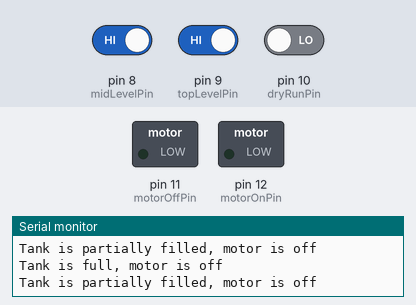
Recording of a sketch running on a simulated Arduino Uno, built with avr-gcc and run on an emulated ATmega328P. Shown: switched loads named in the sketch (green lamp = pin HIGH), the last lines printed to the serial monitor. The test bench sets the inputs (shaded band); at power-on: pin 8 (midLevelPin) HIGH, pin 9 (topLevelPin) HIGH, pin 10 (dryRunPin) LOW.

Above: at 1.2 s.
1.3 s: pin 8 (midLevelPin) driven LOW
4.3 s: pin 9 (topLevelPin) driven LOW
At 4.8 s:
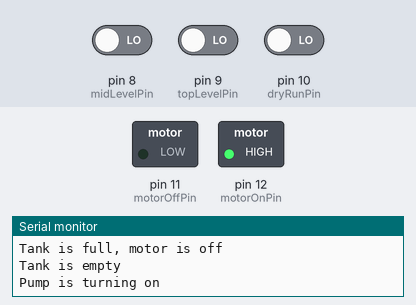
5.8 s: pin 10 (dryRunPin) driven HIGH
7.8 s: pin 9 (topLevelPin) driven HIGH
At 8.2 s:
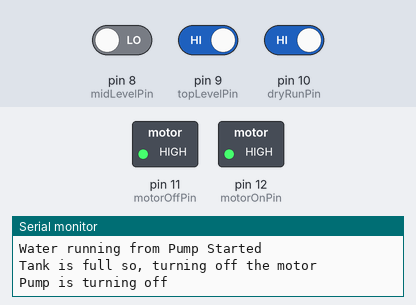
10.8 s: pin 8 (midLevelPin) driven HIGH
At 12.8 s:
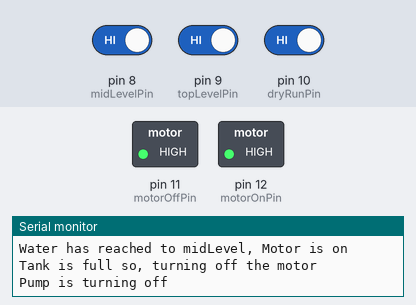
13.3 s: pin 9 (topLevelPin) driven LOW and pin 10 (dryRunPin) driven LOW
At 14.3 s:
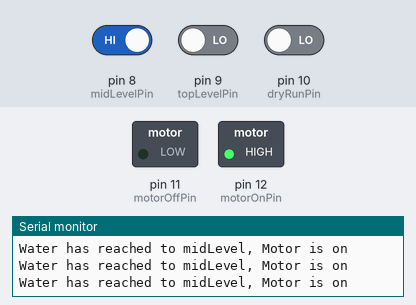
Timing chart, 0 to 16.3 s (numbered marks = the images above; inputs shaded):
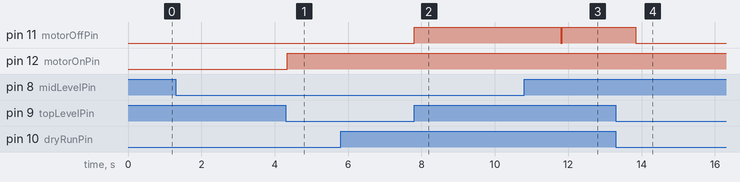

The sketch:

smart_water_tank_automation.ino
```cpp
//  smart water tank automation
//  Code Developer Aman Singh
//  Version 1.1

//  motor on 12
//  motor off 11
//  DR 10
//  TopLevel 9
//  MidLevel 8
//  LowLevel VCC

const int motorOnPin = 12;
const int motorOffPin = 11;
const int dryRunPin = 10;
const int topLevelPin = 9;
const int midLevelPin = 8;

bool waterRunning = false;

void setup() {
  // put your setup code here, to run once:
  pinMode (motorOnPin, OUTPUT);
  pinMode (motorOffPin, OUTPUT);
  pinMode (dryRunPin, INPUT);
  pinMode (topLevelPin, INPUT);
  pinMode (midLevelPin, INPUT);

  Serial.begin(9600);

  Serial.println("Water tank automation Started");
}

//function for turinig on motors
void MotorOn() {
  Serial.println("Pump is turning on");
  digitalWrite(motorOnPin, HIGH);
  delay(2000);
  digitalWrite(motorOffPin, LOW);
}

//function for turning off motors
void MotorOff() {
  Serial.println("Pump is turning off");
  digitalWrite(motorOffPin, HIGH);
  delay(2000);
  digitalWrite(motorOffPin, LOW);
}

//function to check if water is coming or not

bool dryRunTest(){
    Serial.println("checking if water from pump is coming or not:");
    for (int i = 0 ; i < 60; i++) {

      Serial.print("t minus ");
      Serial.print(60-i);
      Serial.print(" seconds \n");

        int test = digitalRead(dryRunPin);
        if (test == 1) {

            Serial.println("Water running from Pump Started");
            return true;
          }
          delay(1000);
      }
     Serial.println("Water not running from pump");
     return false;
  }

void loop() {
  //this will ensure that the code will run every 1 second
  //delay(1000);
  int dryRun = digitalRead(dryRunPin);
  int topLevel = digitalRead(topLevelPin);
  int midLevel = digitalRead(midLevelPin);

   if (dryRun == 0 && topLevel == 0 && midLevel == 0){
    Serial.println("Tank is empty");
      MotorOn();
      waterRunning = dryRunTest();

      //this will turn off the motor if there is no water running withing 1 min.
      if (!waterRunning){
          MotorOff();
        }
      //remember that later to add some delay
    }

  //if water is running and it reached to mid level
  if (waterRunning && midLevel == 1){
      Serial.println("Water has reached to midLevel, Motor is on");
      //add leds here to make it more interactive
    }
  //if water is running and tank is full
  if (waterRunning && topLevel == 1){
    Serial.println("Tank is full so, turning off the motor");
      MotorOff();
    }
  //if water is not running and tank is full
  if (!waterRunning && topLevel == 1 ){
      Serial.println("Tank is full, motor is off");
      //MotorOff();
      //can blink some leds here
    }
  if (!waterRunning && midLevel == 1) {
    Serial.println("Tank is partially filled, motor is off");
      // do some stuffs here
    }
}
```

Measured:
- after the input at 4.3 s, pin 12 (motorOnPin): LOW → HIGH at once
- after the input at 7.8 s, pin 11 (motorOffPin): LOW → HIGH at once
- after the input at 10.8 s, pin 11 (motorOffPin): HIGH → LOW after 1.0 s, → HIGH 0.04 s later
- after the input at 13.3 s, pin 11 (motorOffPin): goes on until 13.8 s, then stays LOW
